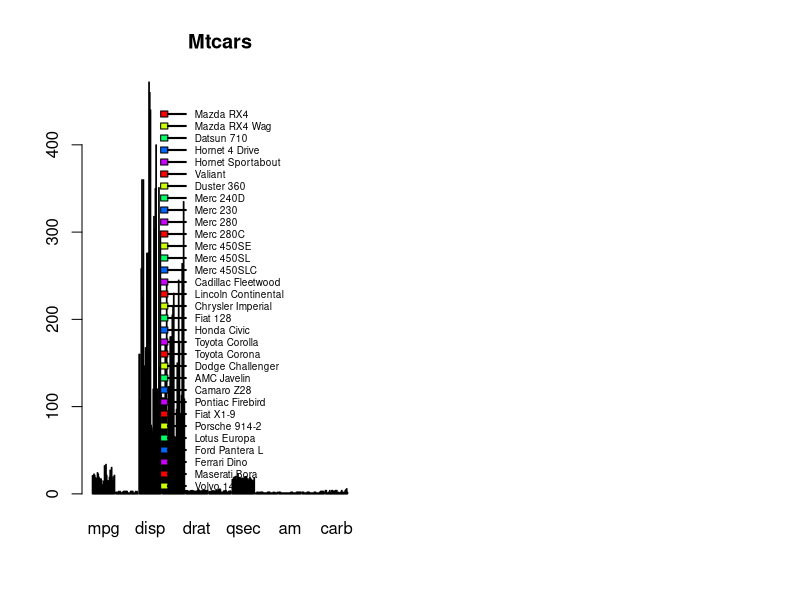
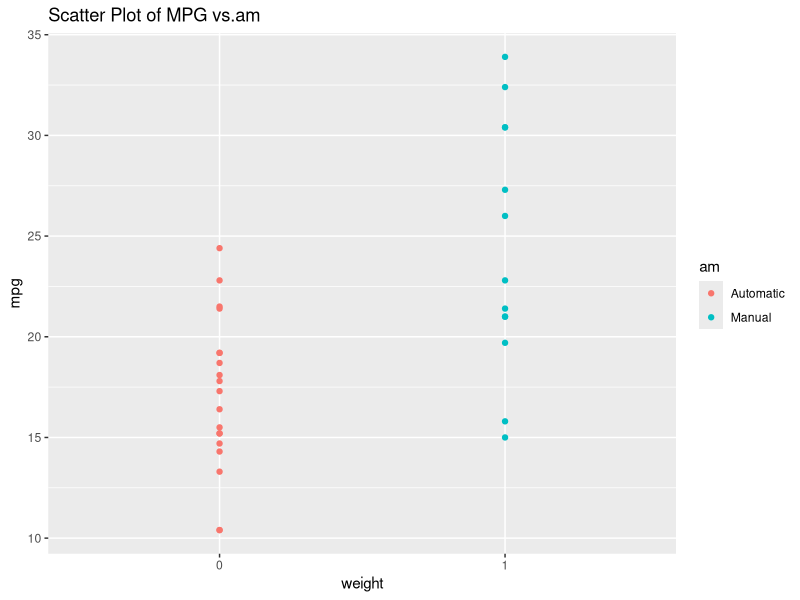
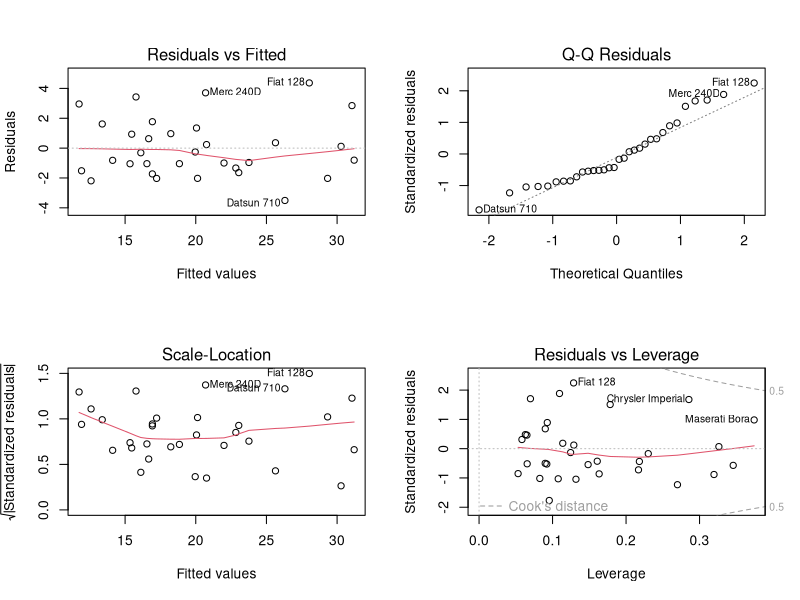

The R script that drew these images, in order:
## ---- chunk 1
knitr::opts_chunk$set(echo = TRUE)
## ---- chunk 2
library(ggplot2)
data(mtcars)
mtcars[1:3, ] # Sample Data
dim(mtcars)
mtcars$cyl <- as.factor(mtcars$cyl)
mtcars$vs <- as.factor(mtcars$vs)
mtcars$am <- factor(mtcars$am)
mtcars$gear <- factor(mtcars$gear)
mtcars$carb <- factor(mtcars$carb)
attach(mtcars)

par(mfrow = c(1,2))
data_matrix <-data.matrix(mtcars, rownames.force = NA)
barplot(data_matrix,main="Mtcars",ylab=data_matrix[,0],beside=TRUE,col=rainbow(5),pch=22,lwd=1)
legend("bottom",rownames(mtcars) , cex=0.6,  bty="n", fill=rainbow(5),lwd=2,box.lwd=2);



ggplot(mtcars, aes(x=am, y=mpg, group="rownames(mtcars),am", color=am, height=3, width=3)) + geom_point() +  
scale_colour_discrete(labels=c("Automatic", "Manual")) + 
xlab("weight") + ggtitle("Scatter Plot of MPG vs.am ")


## ---- chunk 3
result <- t.test(mpg ~ am)
result$p.value
result$estimate
## ---- chunk 4

fullModel <- lm(mpg ~ ., data=mtcars)
summary(fullModel) # results hidden

## ---- chunk 5
stepModel <- step(fullModel, k=log(nrow(mtcars)))
summary(stepModel) # results hidden
## ---- chunk 6
amIntWtModel<-lm(mpg ~ wt + qsec + am + wt:am, data=mtcars)
summary(amIntWtModel) # results hidden
## ---- chunk 7
amModel<-lm(mpg ~ am, data=mtcars)
summary(amModel) # results hidden
## ---- chunk 8
anova(amModel, stepModel, fullModel, amIntWtModel) 
confint(amIntWtModel) # results hidden
## ---- chunk 9
par(mfrow = c(2, 2))
plot(amIntWtModel)

